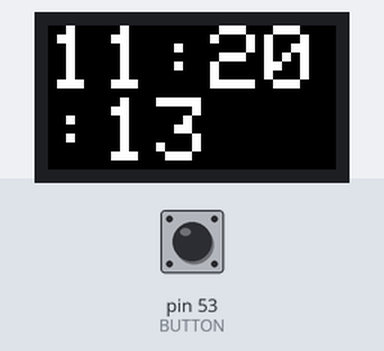
The sketch below on a simulated Arduino Mega 2560, built with avr-gcc and run on an emulated ATmega2560. Shown: 32×16 colour display. Inputs (shaded band) come from the test bench; at power-on: pin 53 (BUTTON) LOW.

Above: at 2.8 s.
2.9 s: pin 53 (BUTTON) pulled HIGH for 1.2 s
At 4.3 s:
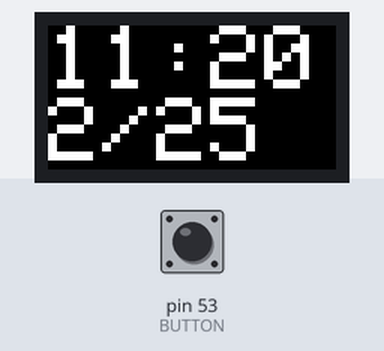
5.6 s: pin 53 (BUTTON) pulled HIGH for 1.2 s
At 6.5 s:
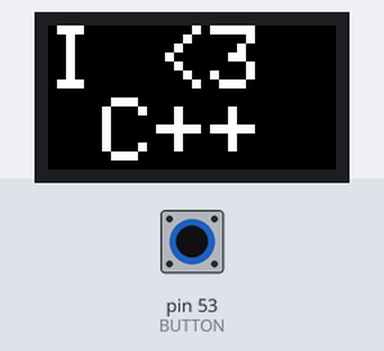
8.3 s: pin 53 (BUTTON) pulled HIGH for 3.2 s
At 9.8 s:
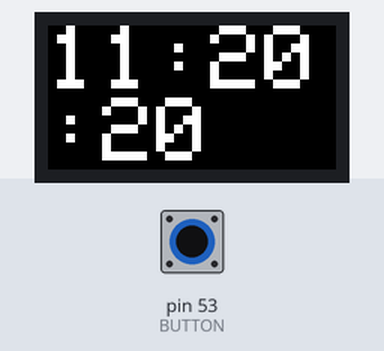
Timing chart, 0 to 11.3 s (numbered marks = the images above; inputs shaded):
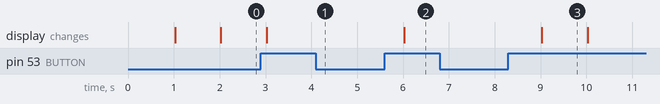

The sketch:

clock.ino
```cpp
/**
* Authour: Izaak White
* Purpose: Makes A clock display to an adafruit 16x32 matrix
* planning to implement a way to make user press a button
* to change settings
*
* Materials used: Arduino Mega R3, DS3231, Button, 10 kOhm resistor
*                 Breadboard
* Optional:
*                 Adafruit protomatter shield | Makes wiring easier via solder
*/
#include <RGBmatrixPanel.h>
#include <string.h>

#define OE   9
#define LAT 10
#define CLK  11
#define A   A0
#define B   A1
#define C   A2

#define BUTTON 53

RGBmatrixPanel matrix(A, B, C, CLK, LAT, OE, true);

struct DateTime {
  uint8_t month;
  uint8_t day;
  uint8_t hour;
  uint8_t trueHour; //Military Time Val & Used To Update Day ATM
  uint8_t minute;
  uint8_t second;
  String date;

  DateTime(uint8_t m, uint8_t d, uint8_t h, uint8_t th, uint8_t min, uint8_t sec, String dt)
      : month(m), day(d), hour(h), trueHour(th), minute(min), second(sec), date(dt) {}

  String updateDate(){
    if(day==28 & month==2){
        day = 1;
        month++;
    }
    else if(day==30 & (month==4||month==6||month==9||month==11)){
        day = 1;
        month++;
    }
    else if(day==31 & month==12){
        day=1;
        month=1;
    }
    else if(day == 31 & (month==1||month==3||month==5||month==7||month==8||month==10)){
        day = 1;
        month++;
    }
    else{
        day++;
    }
    String Offset = "";
    if(day<10)
      Offset = "0";
    date = String(month) + "/" + Offset + String(day);
    return date;
  }
};


String getTime(const uint8_t &hour,const uint8_t &minute,const uint8_t &second){
  //00:00:00
  String str = "";
  if(hour<10)
    str += "0";
  str += String(hour);
  str += ":";
  if(minute<10)
    str += "0";
  str += String(minute);
  str += ":";
  if(second<10)
    str += "0";
  str += String(second);

  return str;
}

String getTime(const uint8_t &hour,const uint8_t &minute){
  //00:00
  String str = "";
  if(hour<10)
    str += "0";
  str += String(hour);
  str += ":";
  if(minute<10)
    str += "0";
  str += String(minute);

  return str;
}

DateTime today(2, 25, 11, 11, 20, 10, "2/25");
byte count = 0;

void setup() {
  //NeedDS3231 for RTC can update struct from this
  matrix.begin();
  matrix.fillScreen(0);
}

void loop() {
  uint32_t t1 = millis(); //Used to track millisecond delays as the arduino takes time to proccess instructions
  matrix.fillScreen(0);
  today.second++;
  if(today.second==60){
    today.second = 0;
    today.minute++;
  }
  if(today.minute==60){
    today.minute = 0;
    today.hour++;
    today.trueHour++;
  }
  if(today.hour==13){
    today.hour = 1;
  }
  if(today.trueHour==25){
    today.updateDate();
    today.trueHour=0;
  }
  String second_accurate_time=getTime(today.hour,today.minute,today.second);
  String military_time = getTime(today.trueHour, today.minute);
  String minute_accurate_time = getTime(today.hour, today.minute);

  matrix.setCursor(0, 0);
  matrix.setTextSize(1);
  matrix.setTextColor(matrix.Color333(7,7,7));

  byte button_state = digitalRead(BUTTON);
  if(button_state==HIGH){
    count++;
  }
  switch(count%4){
    case 0:
      matrix.print(second_accurate_time);
      count = 0;
      break;
    case 1:
      matrix.print(minute_accurate_time);
      matrix.setCursor(0,8);
      matrix.print(today.date);
      break;
    case 2:
      matrix.print(military_time);
      matrix.setCursor(0,8);
      matrix.print(today.date);
      break;
    case 3:
      matrix.print("I <3");
      matrix.setCursor(6,8);
      matrix.print("C++");
      break;
  }
  matrix.swapBuffers(false);
  uint32_t t2  = millis();
  delay(1000-(t2-t1));
}
```

Measured:
- after the input at 2.9 s, the display: changes after 0.13 s (image 1)
- after the input at 5.6 s, the display: changes after 0.42 s (image 2)
- after the input at 8.3 s, the display: changes after 0.72 s (image 3)
- what the display in image 3 shows lasts 1.0 s, from 9.0 s to 10.0 s
